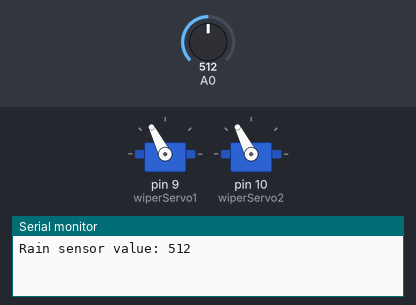
The sketch below on a simulated Arduino Uno, built with avr-gcc and run on an emulated ATmega328P. Parts: 2 × servo, the last lines printed to the serial monitor. The inputs (shaded band) are chosen by the test bench; at power-on: A0 = 512.

Above: at 2.2 s.
2.3 s: A0 set to 450
At 2.68 s:
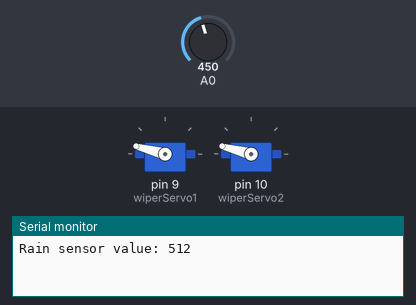
7.9 s: A0 set to 810
At 9.9 s:
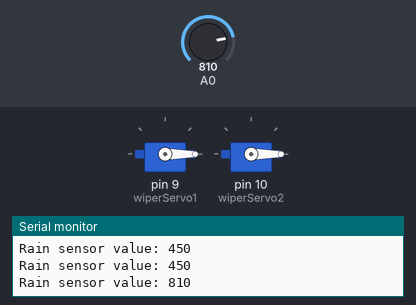
13.5 s: A0 set to 792
At 14.06 s:
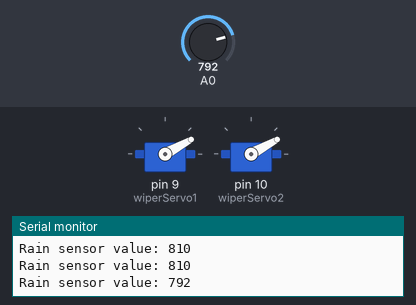
Timing chart, 0 to 25.1 s (numbered marks = the images above; inputs shaded):
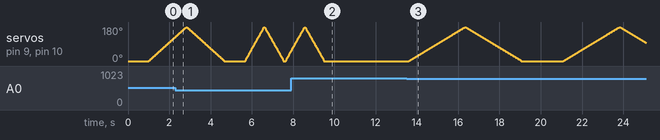

Measured:
- the behaviour switches between 801 and 800 on A0 (found by bisection; images 2 and 3)
- after the input at 7.9 s, servo on pin 9 (wiperServo1), servo on pin 10 (wiperServo2): goes on until 9.5 s, then stays 0°

The sketch:

Automatic_wiper_controller.ino
```cpp
// Electronic Buzz
// The Automatic car wiper code was written by Prajwal.S.Navalagi
// Updated version with full servo rotation and improved logic

#include <Servo.h>

Servo wiperServo1;  // Main wiper servo
Servo wiperServo2;  // Secondary wiper servo

int rainSensorValue = 0;
const int dryThreshold = 800;    // No rain - wipers off
const int lightRainThreshold = 600;  // Light rain - slow wipers
const int mediumRainThreshold = 460; // Medium rain - medium speed
// Below mediumRainThreshold - heavy rain - fast wipers

void setup() {
  Serial.begin(9600);
  wiperServo1.attach(9);
  wiperServo2.attach(10);

  // Initialize servos to parked position
  wiperServo1.write(0);
  wiperServo2.write(0);
  delay(1000);
}

void loop() {
  rainSensorValue = analogRead(A0);
  Serial.print("Rain sensor value: ");
  Serial.println(rainSensorValue);

  if (rainSensorValue > dryThreshold) {
    // Dry conditions - park wipers
    wiperServo1.write(0);
    wiperServo2.write(0);
    delay(1000);
  }
  else if (rainSensorValue > lightRainThreshold) {
    // Light rain - slow wipe (every 2 seconds)
    wipe(180, 15);  // Full 180 degree wipe with slow speed
    delay(2000);
  }
  else if (rainSensorValue > mediumRainThreshold) {
    // Medium rain - medium speed wipe (every 1 second)

    wipe(180, 10);  // Full 180 degree wipe with medium speed
    delay(1000);
  }
  else {
    // Heavy rain - fast continuous wipe
    wipe(180, 5);  // Full 180 degree wipe with fast speed
    delay(100);
  }
}

// Function to perform a wiping motion
void wipe(int degrees, int speedDelay) {
  // Move from 0 to specified degrees
  for (int pos = 0; pos <= degrees; pos += 1) {
    wiperServo1.write(pos);
    wiperServo2.write(pos);
    delay(speedDelay);
  }

  // Move back from degrees to 0
  for (int pos = degrees; pos >= 0; pos -= 1) {
    wiperServo1.write(pos);
    wiperServo2.write(pos);
    delay(speedDelay);
  }
}
```
